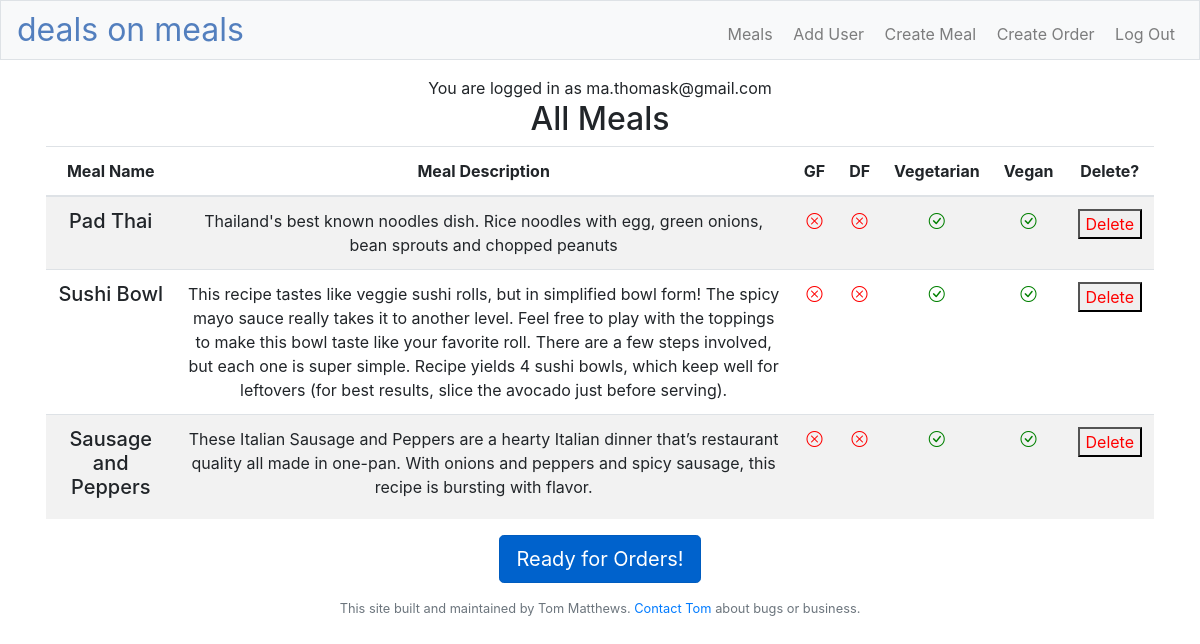
/mealsEdit (signed in), run on an earlier commit of the app's database.
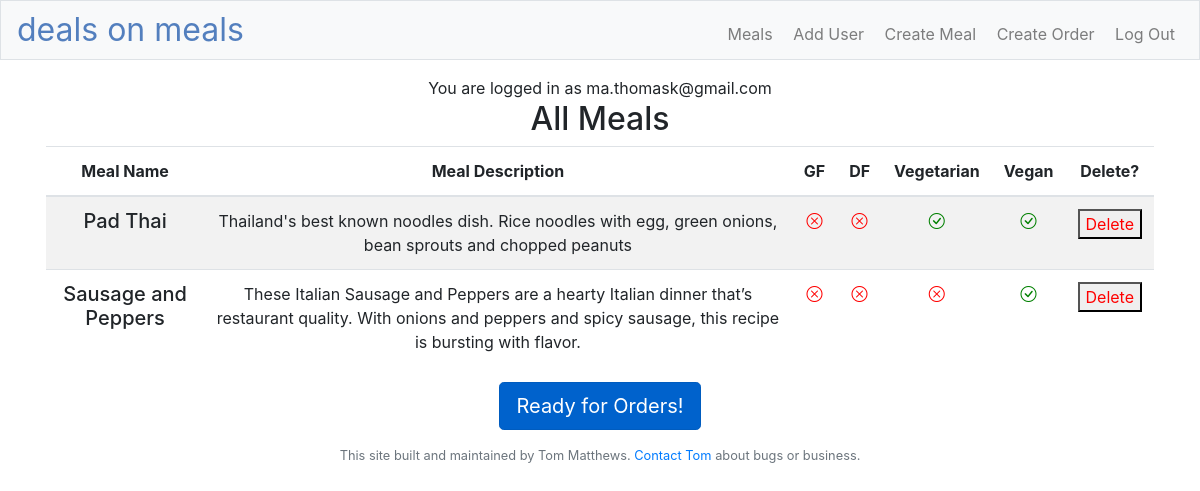
And on a later commit of the database.
### models.py (models this page shows, shortened)
class User(db.Model):
    id = db.Column(db.Integer, primary_key=True)
    name = db.Column(db.String(), unique=False, nullable=False)
    email = db.Column(db.String(), unique=True, nullable=False)
    hashPw = db.Column(db.String(), nullable=False)
    orders = db.relationship('Order', backref='user', lazy=True)
    pwResetExp = db.Column(db.DateTime(), nullable=True)
    pwResetHash = db.Column(db.String(), nullable=True)

class Meal(db.Model):
    __tablename__ = "meal"
    id = db.Column(db.Integer, primary_key=True)
    title = db.Column(db.String(), nullable=False)
    desc = db.Column(db.String(), nullable=False)
    gf = db.Column(db.Boolean(), nullable=False, default=False)
    df = db.Column(db.Boolean(),  nullable=False, default=False)
    vgt = db.Column(db.Boolean(),  nullable=False, default=False)
    vgn = db.Column(db.Boolean(),  nullable=False, default=False)
    archived = db.Column(db.Boolean(), nullable=False, default=False)
    price = db.Column(db.Integer, nullable=False, default=11)

### adminFunctions.py (the view)
@app.route("/mealsEdit", methods=["GET", "POST"])
@login_required
def mealsEdit():
    myUser = User.query.filter(User.id == session["user_id"]).first()
    email = myUser.email
    if not isAdmin():
        return render_template('home.html', message="You do not have access to this page")
    meals = Meal.query.filter(Meal.archived==False).paginate(per_page=2000)
    return render_template('meals.html', meals=meals, email=email, isAdmin=isAdmin())

### adminFunctions.py (called while the page is built)
def isAdmin():
    if ('user_id' not in session):
        return False
    currentUser = User.query.filter(User.id == session["user_id"]).first()
    if currentUser.email in ADMIN_EMAILS:
        return True
    return False

### app.py (called while the page is built)
@app.after_request
def after_request(response):
    response.headers["Cache-Control"] = "no-cache, no-store, must-revalidate"
    response.headers["Expires"] = 0
    response.headers["Pragma"] = "no-cache"
    return response

### helpers.py (called while the page is built)
def login_required(f):
    @wraps(f)
    def decorated_function(*args, **kwargs):
        if session.get("user_id") is None:
            return redirect("/login")
        return f(*args, **kwargs)
    return decorated_function

### templates/meals.html (shortened to what this page needs)
{% extends "layout.html" %}
{% block main %}
<h2>All Meals</h2>
<div class="container">
    <div class="row text-wrap">
        <div class="table-responsive">
            <table class="table table-striped">
                <thead>
                    <tr>
                        <th>Meal Name</th>
                        <th>Meal Description</th>
                        <th>GF</th>
                        <th>DF</th>
                        <th>Vegetarian</th>
                        <th>Vegan</th>
                        <th>Delete?</th>
                    </tr>
                </thead>
                <tbody>
                    {%for meal in meals.items %}
                    <tr>
                        <td><h5>{{ meal.title }}</h5></td>
                        <td>{{ meal.desc  }}</td>
                        <td>{% if meal.gf  %} <i class="bi bi-x-circle"></i></td>{% else %}<i class="bi bi-check-circle"></i>{% endif %}
                        <td>{% if meal.df  %} <i class="bi bi-x-circle"></i></td>{% else %}<i class="bi bi-check-circle"></i>{% endif %}
                        <td>{% if meal.vgt  %} <i class="bi bi-x-circle"></i></td>{% else %}<i class="bi bi-check-circle"></i>{% endif %}
                        <td>{% if meal.vgn  %} <i class="bi bi-x-circle"></i></td>{% else %}<i class="bi bi-check-circle"></i>{% endif %}
                        <td style="color:red">
                            <form action="/archiveMeal" method="post" style="color:red">
                                <button name="id" value="{{meal.id}}" style="color:red">
                                    Delete
                                </button>
                            </form>
                        </td>
                    </tr>
                    {% endfor %}
                </tbody>
            </table>
            <a href="/createWeek" class="btn btn-primary btn-lg active" role="button" aria-pressed="true">Ready for Orders!</a>
        </div>
    </div>
</div>
{% endblock %}

### templates/layout.html (shortened to what this page needs)
<!DOCTYPE html>
<html lang="en">
    <head>
        <link rel="stylesheet" href="https://cdn.jsdelivr.net/npm/bootstrap@4.5.3/dist/css/bootstrap.min.css">
        <link href="/static/styles.css" rel="stylesheet">
        <link rel="stylesheet" href="https://cdn.jsdelivr.net/npm/bootstrap-icons@1.8.1/font/bootstrap-icons.css">
    </head>
    <body>
            <nav class="navbar navbar-expand-md navbar-light bg-light border py-0">
                <a class="navbar-brand" href="/"><span class="blue">deals on meals</span></a>
                <div class="collapse navbar-collapse ml-auto" id="navbar">
                    <ul class="navbar-nav text-right ml-auto mt-2">
                        {% if isAdmin %}
                        <li class="nav-item"><a class="nav-link" href="/mealsEdit">&nbsp;Meals</a></li>
                        <li class="nav-item"><a class="nav-link" href="/addUser">&nbsp;Add User</a></li>
                        <li class="nav-item"><a class="nav-link" href="/createMeal">&nbsp;Create Meal</a></li>
                        {% endif %}
                        {% if session.user_id %}
                        <li class="nav-item"><a class="nav-link" href="/createOrder">&nbsp;Create Order</a></li>
                        <li class="nav-item"><a class="nav-link" href="/logout">&nbsp;Log Out</a></li>
                        {% endif %}
                    </ul>
                </div>
            </nav>
        <main class="container p-3">
            <div class="center">
                {% if email %}
                <span class="center">You are logged in as {{ email }}</span>
                {% else %}
                <span class="center">You are not logged in</span>
                {% endif %}
            </div>
            {% block main %}{% endblock %}
        </main>
        <footer class="small text-center text-muted">
            This site built and maintained by Tom Matthews. <a href="mailto:ma.thomask@gmail.com">Contact Tom</a> about bugs or business.
        </footer>
    </body>
</html>

### static/styles.css (style rules this page uses)
nav .navbar-brand { font-size: xx-large; }
nav .navbar-brand .blue { color: #537fbe; }
main { overflow-x: auto; text-align: center; }
.bi-x-circle { color: red; }
.bi-check-circle { color: green; }
th { position: sticky; top: 0; }

What changed in the data, as far as the page shows it:
no longer on this page (row edited): Meal: title "Sushi Bowl", desc "This recipe tastes like veggie sushi rolls, but in simplified bowl form! The spicy mayo sauce really takes it to another level. Feel free to play with the toppings to make this bowl taste like your favorite roll. There are a few steps involved, but each one is super simple. Recipe yields 4 sushi bowls, which keep well for leftovers (for best results, slice the avocado just before serving).", gf True (drawn), df True (drawn), vgt False (drawn), vgn False (drawn), {{ meal.id }} 2 (drawn)
changed Meal "Sausage and Peppers": desc "…Italian dinner that’s restaurant quality all made in one-pan. With onions and peppers…" → "…Italian dinner that’s restaurant quality. With onions and peppers…"; vgt False → True (drawn)
